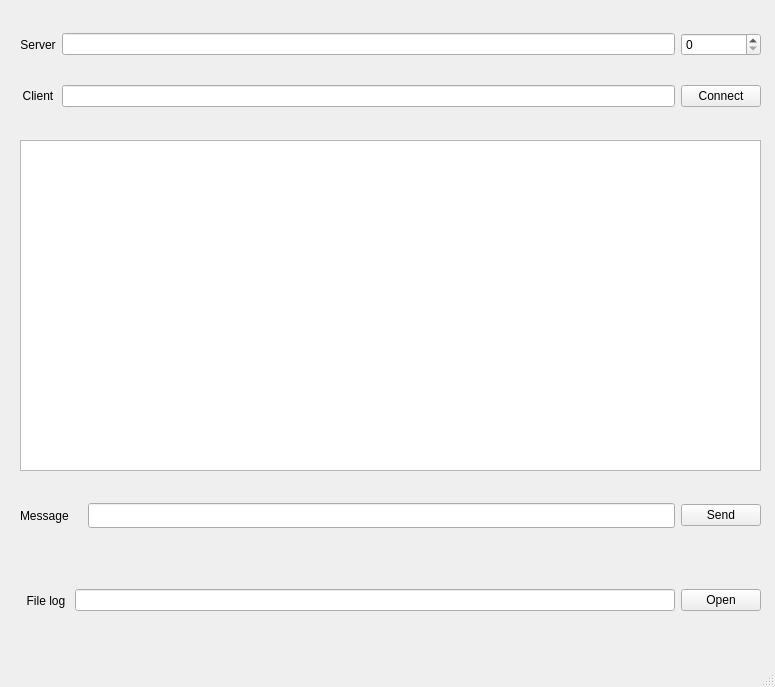
<?xml version="1.0" encoding="UTF-8"?>
<ui version="4.0">
 <class>client</class>
 <widget class="QMainWindow" name="client">
  <property name="geometry">
   <rect>
    <x>0</x>
    <y>0</y>
    <width>775</width>
    <height>687</height>
   </rect>
  </property>
  <property name="windowTitle">
   <string>client</string>
  </property>
  <widget class="QWidget" name="centralwidget">
   <widget class="QWidget" name="horizontalLayoutWidget">
    <property name="geometry">
     <rect>
      <x>20</x>
      <y>480</y>
      <width>741</width>
      <height>71</height>
     </rect>
    </property>
    <layout class="QHBoxLayout" name="horizontalLayout">
     <item>
      <widget class="QLabel" name="label_3">
       <property name="text">
        <string>Message</string>
       </property>
      </widget>
     </item>
     <item>
      <widget class="QLineEdit" name="lineEditMsg">
       <property name="maximumSize">
        <size>
         <width>587</width>
         <height>25</height>
        </size>
       </property>
      </widget>
     </item>
     <item>
      <widget class="QPushButton" name="btnSend">
       <property name="text">
        <string>Send</string>
       </property>
      </widget>
     </item>
    </layout>
   </widget>
   <widget class="QWidget" name="gridLayoutWidget">
    <property name="geometry">
     <rect>
      <x>20</x>
      <y>10</y>
      <width>741</width>
      <height>121</height>
     </rect>
    </property>
    <layout class="QGridLayout" name="gridLayout">
     <item row="0" column="0" alignment="Qt::AlignHCenter">
      <widget class="QLabel" name="label">
       <property name="text">
        <string>Server</string>
       </property>
       <property name="alignment">
        <set>Qt::AlignCenter</set>
       </property>
      </widget>
     </item>
     <item row="0" column="1">
      <widget class="QLineEdit" name="lineEditServer"/>
     </item>
     <item row="0" column="2">
      <widget class="QSpinBox" name="spinBoxPort"/>
     </item>
     <item row="2" column="0">
      <widget class="QLabel" name="label_2">
       <property name="text">
        <string>Client</string>
       </property>
       <property name="alignment">
        <set>Qt::AlignCenter</set>
       </property>
      </widget>
     </item>
     <item row="2" column="1">
      <widget class="QLineEdit" name="lineEditNick"/>
     </item>
     <item row="2" column="2">
      <widget class="QPushButton" name="btnConnect">
       <property name="text">
        <string>Connect</string>
       </property>
      </widget>
     </item>
    </layout>
   </widget>
   <widget class="QTextEdit" name="textEditChat">
    <property name="geometry">
     <rect>
      <x>20</x>
      <y>140</y>
      <width>741</width>
      <height>331</height>
     </rect>
    </property>
   </widget>
   <widget class="QWidget" name="horizontalLayoutWidget_2">
    <property name="geometry">
     <rect>
      <x>20</x>
      <y>560</y>
      <width>741</width>
      <height>81</height>
     </rect>
    </property>
    <layout class="QHBoxLayout" name="horizontalLayout_2">
     <item alignment="Qt::AlignRight">
      <widget class="QLabel" name="label_4">
       <property name="text">
        <string>  File log </string>
       </property>
      </widget>
     </item>
     <item>
      <widget class="QLineEdit" name="lineEditFilepath"/>
     </item>
     <item>
      <widget class="QPushButton" name="btnOpen">
       <property name="text">
        <string>Open</string>
       </property>
      </widget>
     </item>
    </layout>
   </widget>
  </widget>
  <widget class="QMenuBar" name="menubar">
   <property name="geometry">
    <rect>
     <x>0</x>
     <y>0</y>
     <width>775</width>
     <height>22</height>
    </rect>
   </property>
  </widget>
  <widget class="QStatusBar" name="statusbar"/>
 </widget>
 <resources/>
 <connections/>
</ui>
